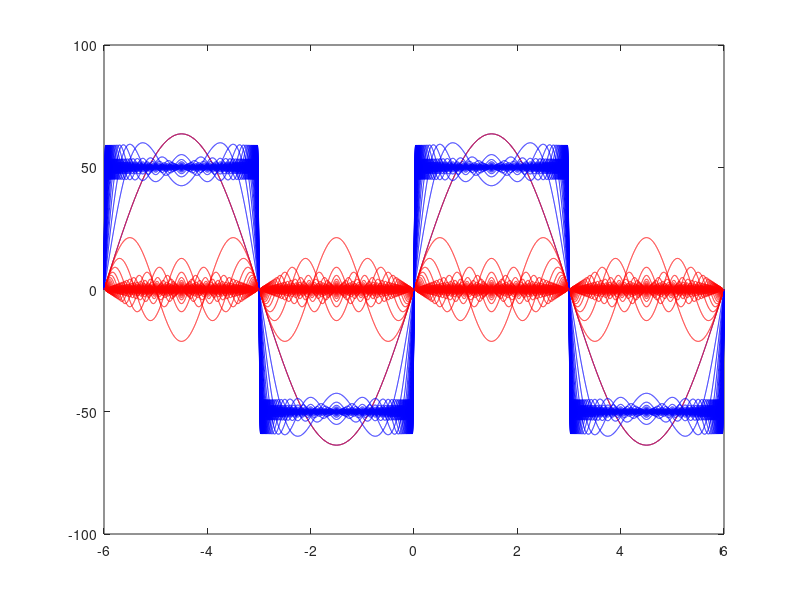

Here is the MATLAB script that generated this plot:
close all; clear all;
% A program to plot the Fourier Sine series of the constant function:
%   f(x) = 50  on the interval [0,L]
% The result converges to the odd periodic extension of f(x), 
% except at the jumps.

L = 3; % Length
x = linspace(-2*L,2*L,10000); % x ranging from -2L to 2L with 1000 points.
N = 100; % Number of iterations

f = 0; % Initialize the variable so we can use it later.

% Loop starting with 1 and stepping up by 2 each time
for n = 1:2:N   %n = 1, 3, 5, 7, ... , N
    
    % The coefficients B_n were found by computing the integral by hand
    Bn = 200/(n*pi);
    % Compute the n_th term of the Fourier Sine series.  
    n_th_term = Bn*sin(n*pi*x/L);
    
    % Add n_th term
    f = f + n_th_term;
    
    plot(x,f,'b'); hold on;  % Plot the partial sums of the Fourier series
    plot(x,n_th_term,'r'); hold on; % Plot the n_th term being added on.
    
    pause;% Slow down the plotting by pausing
end
